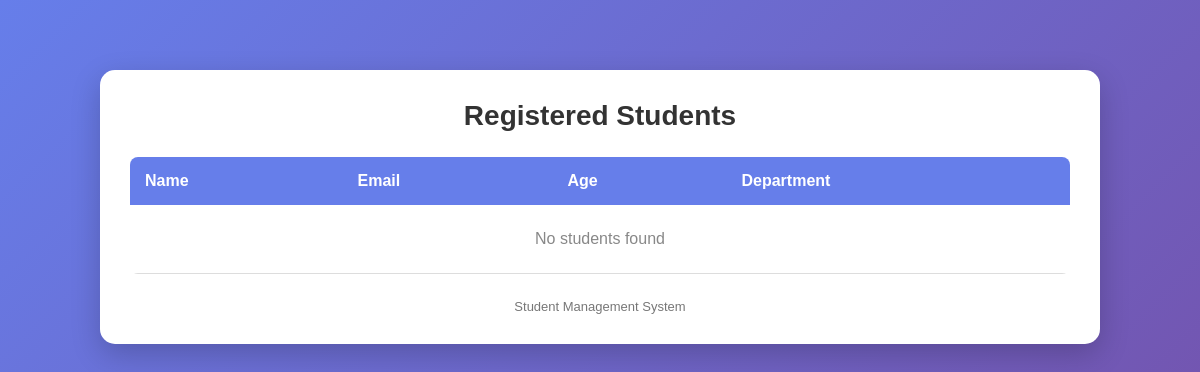
/students/, run on an earlier commit of the app's database.
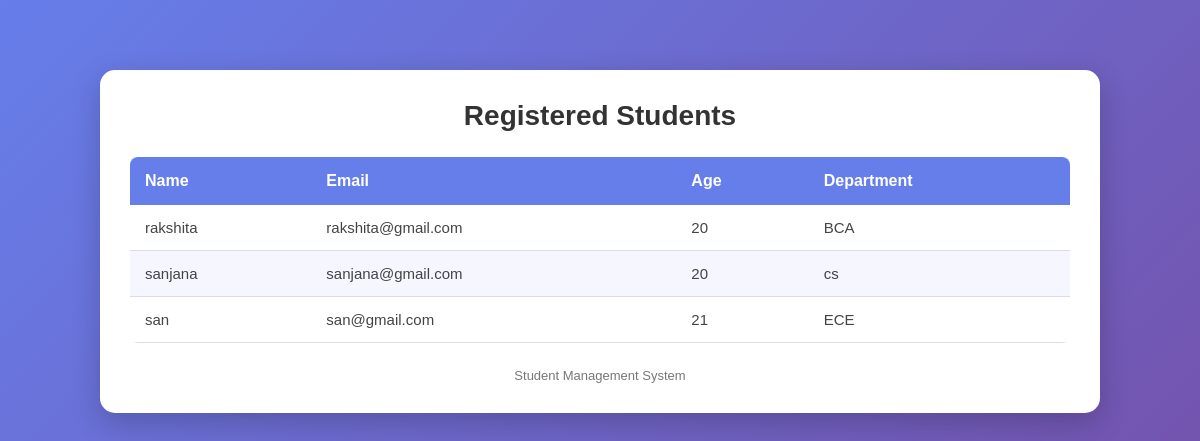
And on a later commit of the database.
### students/models.py (models this page shows, shortened)
class Student(models.Model):
    name=models.CharField(max_length=100)
    email=models.EmailField()
    age=models.IntegerField()
    department=models.CharField(max_length=100)

### students/views.py (the view)
# urls.py: path('students/', views.student_list, name='student_list'),
def student_list(request):
    students = Student.objects.all()
    return render(
        request,
        'students/student_list.html',
        {'students': students}
    )

### students/templates/students/student_list.html (shortened to what this page needs)
<!DOCTYPE html>
<html lang="en">
<head>
</head>
<body>
    <div class="container">
        <h2>Registered Students</h2>
        <div class="table-container">
            <table>
                <thead>
                    <tr>
                        <th>Name</th>
                        <th>Email</th>
                        <th>Age</th>
                        <th>Department</th>
                    </tr>
                </thead>
                <tbody>
                    {% for student in students %}
                    <tr>
                        <td>{{ student.name }}</td>
                        <td>{{ student.email }}</td>
                        <td>{{ student.age }}</td>
                        <td>{{ student.department }}</td>
                    </tr>
                    {% empty %}
                    <tr>
                        <td colspan="4" class="empty">
                            No students found
                        </td>
                    </tr>
                    {% endfor %}
                </tbody>
            </table>
        </div>
        <div class="footer">
            Student Management System
        </div>
    </div>
</body>
</html>

### students/templates/students/student_list.html (style rules this page uses)
* { margin: 0; padding: 0; box-sizing: border-box; font-family: Arial, sans-serif; }
body { min-height: 100vh; background: linear-gradient(135deg, #667eea, #764ba2); padding: 40px 20px; }
.container { max-width: 1000px; margin: 30px auto; background: white; padding: 30px; border-radius: 15px; box-shadow: 0 10px 30px rgba(0, 0, 0, 0.2); }
h2 { text-align: center; color: #333; margin-bottom: 25px; font-size: 28px; }
.table-container { overflow-x: auto; }
table { width: 100%; border-collapse: collapse; border-radius: 8px; overflow: hidden; }
th { background: #667eea; color: white; padding: 15px; text-align: left; font-size: 16px; }
td { padding: 14px 15px; border-bottom: 1px solid #ddd; color: #444; font-size: 15px; }
tr:nth-child(even) { background-color: #f5f6ff; }
.footer { text-align: center; margin-top: 25px; color: #777; font-size: 13px; }

What changed in the data, as far as the page shows it:
added Student: name "rakshita", email "rakshita@gmail.com", age "20", department "BCA"
added Student: name "sanjana", email "sanjana@gmail.com", age "20", department "cs"
added Student: name "san", email "san@gmail.com", age "21", department "ECE"
Also different on the page:
text no longer shown: "No students found"
